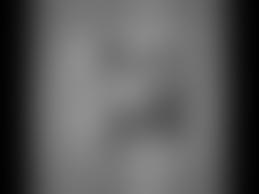
#> input picture pillow/dog1.jpg, 259 x 194 px
$ jupyter execute PILLOW.ipynb
#> lines starting #> are read from the running program, lines starting #| are printed output that depends on the picture
[cell 1]
# Open image

from PIL import Image
image1 = Image.open('dog1.jpg')
#> image1 is the input picture: PIL image 259x194 L; min 1, max 143, mean 90
image1.show()

[cell 2]
# Save image as png

from PIL import Image
image1 = Image.open('dog1.jpg')
image1.save('dog1.png')

[cell 3]
# Save more than one image as png

from PIL import Image
import os

for f in os.listdir('.'):
    if f.endswith('.jpg'):
        print (f)

from PIL import Image
image1 = Image.open('dog1.jpg')

[cell 4]
# Save more than one image of particular size in a folder

from PIL import Image
import os

size_300 = (300,300)

for f in os.listdir('.'):
    if f.endswith('.jpg'):
        i = Image.open(f)
        fn , ftext = os.path.splitext(f)
        i.thumbnail(size_300)
        i.save('300/{}_300{}'.format(fn,ftext))

[cell 5]
# Save more than one image of  2 different size in a folder

from PIL import Image
import os

size_300 = (300,300)
#> size_300 = (300, 300)
size_700 = (700,700)

for f in os.listdir('.'):
    if f.endswith('.jpg'):
        i = Image.open(f)
        fn , ftext = os.path.splitext(f)
        i.thumbnail(size_700)
        i.save('700/{}_700{}'.format(fn,ftext))

        i.thumbnail(size_300)
        i.save('300/{}_300{}'.format(fn,ftext))

[cell 6]
# Rotate iamge

from PIL import Image
import os

image1 = Image.open('dog1.jpg')
image1.rotate(90).save('dog1.jpg')
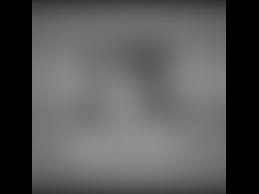
#> saved as dog1.jpg: PIL image 259x194 L; min 0, max 143, mean 84.6

[cell 7]
# For black and white images

from PIL import Image
import os

image1 = Image.open('dog1.jpg')
image1.convert(mode='L').save('dog1.jpg')

[cell 8]
# Blur image

from PIL import Image,ImageFilter
import os

image1 = Image.open('dog1.jpg')
image1.filter(ImageFilter.GaussianBlur(15)).save('dog1.jpg')
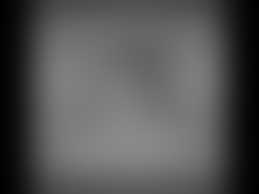
#> saved as dog1.jpg: PIL image 259x194 L; min 1, max 138, mean 83.9
